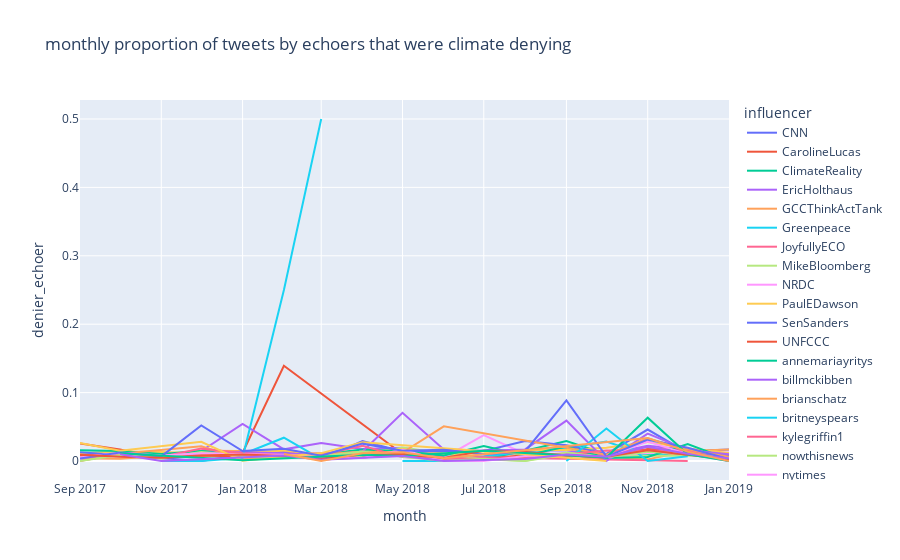

Write notebook code for a chart like this one.
### Code cell
px.line(
    final_df,
    x='month', 
    y='denier_echoer', 
    color='influencer',
    title='monthly proportion of tweets by echoers that were climate denying'
)

### Figure 1 — Plotly figure (JSON) as saved in the notebook; plotly's stock layout.template omitted (floating-point values rounded to 4 significant figures)
{"data": [{"hovertemplate": "influencer=CNN<br>month=%{x}<br>denier_echoer=%{y}<extra></extra>", "legendgroup": "CNN", "line": {"color": "#636efa", "dash": "solid"}, "marker": {"symbol": "circle"}, "mode": "lines", "name": "CNN", "orientation": "v", "showlegend": true, "type": "scatter", "x": ["2017-09-01", "2017-10-01", "2017-11-01", "2017-12-01", "2018-01-01", "2018-02-01", "2018-03-01", "2018-04-01", "2018-05-01", "2018-06-01", "2018-07-01", "2018-08-01", "2018-09-01", "2018-10-01", "2018-11-01", "2018-12-01", "2019-01-01"], "xaxis": "x", "y": [0.006478, 0.01485, 0.005101, 0.01473, 0.009449, 0.01426, 0.004982, 0.007401, 0.01824, 0.004789, 0.006734, 0.0125, 0.008338, 0.004954, 0.01693, 0.01442, 0.01698], "yaxis": "y"}, {"hovertemplate": "influencer=CarolineLucas<br>month=%{x}<br>denier_echoer=%{y}<extra></extra>", "legendgroup": "CarolineLucas", "line": {"color": "#EF553B", "dash": "solid"}, "marker": {"symbol": "circle"}, "mode": "lines", "name": "CarolineLucas", "orientation": "v", "showlegend": true, "type": "scatter", "x": ["2017-09-01", "2017-10-01", "2017-11-01", "2017-12-01", "2018-01-01", "2018-02-01", "2018-05-01", "2018-06-01", "2018-07-01", "2018-08-01", "2018-09-01", "2018-10-01", "2018-11-01", "2018-12-01", "2019-01-01"], "xaxis": "x", "y": [0.02546, 0.01681, 0.004594, 0.008333, 0.012, 0.1392, 0.01015, 0.007841, 0.003618, 0.008244, 0.01084, 0.01002, 0.01732, 0.01675, 0], "yaxis": "y"}, {"hovertemplate": "influencer=ClimateReality<br>month=%{x}<br>denier_echoer=%{y}<extra></extra>", "legendgroup": "ClimateReality", "line": {"color": "#00cc96", "dash": "solid"}, "marker": {"symbol": "circle"}, "mode": "lines", "name": "ClimateReality", "orientation": "v", "showlegend": true, "type": "scatter", "x": ["2017-09-01", "2017-10-01", "2017-11-01", "2017-12-01", "2018-01-01", "2018-02-01", "2018-03-01", "2018-04-01", "2018-05-01", "2018-06-01", "2018-07-01", "2018-08-01", "2018-09-01", "2018-10-01", "2018-11-01", "2018-12-01", "2019-01-01"], "xaxis": "x", "y": [0.007418, 0.01052, 0.005229, 0.009643, 0.01221, 0.009274, 0.0054, 0.005738, 0.01062, 0.007159, 0.003037, 0.01508, 0.0292, 0.009983, 0.008724, 0.0115, 0.007827], "yaxis": "y"}, {"hovertemplate": "influencer=EricHolthaus<br>month=%{x}<br>denier_echoer=%{y}<extra></extra>", "legendgroup": "EricHolthaus", "line": {"color": "#ab63fa", "dash": "solid"}, "marker": {"symbol": "circle"}, "mode": "lines", "name": "EricHolthaus", "orientation": "v", "showlegend": true, "type": "scatter", "x": ["2017-09-01", "2017-10-01", "2017-11-01", "2017-12-01", "2018-01-01", "2018-02-01", "2018-03-01", "2018-04-01", "2018-05-01", "2018-06-01", "2018-07-01", "2018-08-01", "2018-09-01", "2018-10-01", "2018-11-01", "2018-12-01", "2019-01-01"], "xaxis": "x", "y": [0.005744, 0.01304, 0.009126, 0.01447, 0.05412, 0.01702, 0.02639, 0.0174, 0.01932, 0.008494, 0.01536, 0.01531, 0.01543, 0.009892, 0.02244, 0.01657, 0.009126], "yaxis": "y"}, {"hovertemplate": "influencer=GCCThinkActTank<br>month=%{x}<br>denier_echoer=%{y}<extra></extra>", "legendgroup": "GCCThinkActTank", "line": {"color": "#FFA15A", "dash": "solid"}, "marker": {"symbol": "circle"}, "mode": "lines", "name": "GCCThinkActTank", "orientation": "v", "showlegend": true, "type": "scatter", "x": ["2017-09-01", "2017-10-01", "2017-11-01", "2017-12-01", "2018-01-01", "2018-02-01", "2018-03-01", "2018-04-01", "2018-05-01", "2018-06-01", "2018-07-01", "2018-08-01", "2018-09-01", "2018-10-01", "2018-11-01", "2018-12-01", "2019-01-01"], "xaxis": "x", "y": [0.004202, 0.00337, 0.007454, 0.01481, 0.01471, 0.01332, 0.004674, 0.01348, 0.01598, 0.004944, 0.002078, 0.006794, 0.008477, 0.006565, 0.002399, 0.0147, 0.01687], "yaxis": "y"}, {"hovertemplate": "influencer=Greenpeace<br>month=%{x}<br>denier_echoer=%{y}<extra></extra>", "legendgroup": "Greenpeace", "line": {"color": "#19d3f3", "dash": "solid"}, "marker": {"symbol": "circle"}, "mode": "lines", "name": "Greenpeace", "orientation": "v", "showlegend": true, "type": "scatter", "x": ["2017-09-01", "2017-10-01", "2017-11-01", "2017-12-01", "2018-01-01", "2018-02-01", "2018-03-01", "2018-04-01", "2018-05-01", "2018-06-01", "2018-07-01", "2018-08-01", "2018-09-01", "2018-10-01", "2018-11-01", "2018-12-01", "2019-01-01"], "xaxis": "x", "y": [0.01181, 0.01243, 0.006156, 0.01053, 0.009831, 0.03403, 0.002776, 0.009458, 0.009122, 0.007645, 0.006223, 0.01402, 0.01904, 0.02843, 0.007659, 0.01414, 0.009986], "yaxis": "y"}, {"hovertemplate": "influencer=JoyfullyECO<br>month=%{x}<br>denier_echoer=%{y}<extra></extra>", "legendgroup": "JoyfullyECO", "line": {"color": "#FF6692", "dash": "solid"}, "marker": {"symbol": "circle"}, "mode": "lines", "name": "JoyfullyECO", "orientation": "v", "showlegend": true, "type": "scatter", "x": ["2017-09-01", "2017-10-01", "2017-11-01", "2017-12-01", "2018-01-01", "2018-02-01", "2018-03-01", "2018-04-01", "2018-05-01", "2018-12-01"], "xaxis": "x", "y": [0.009605, 0.009528, 0.009, 0.009839, 0.01249, 0.01069, 0.01131, 0.01321, 0.007721, 0], "yaxis": "y"}, {"hovertemplate": "influencer=MikeBloomberg<br>month=%{x}<br>denier_echoer=%{y}<extra></extra>", "legendgroup": "MikeBloomberg", "line": {"color": "#B6E880", "dash": "solid"}, "marker": {"symbol": "circle"}, "mode": "lines", "name": "MikeBloomberg", "orientation": "v", "showlegend": true, "type": "scatter", "x": ["2017-09-01", "2017-10-01", "2017-11-01", "2017-12-01", "2018-01-01", "2018-02-01", "2018-03-01", "2018-04-01", "2018-05-01", "2018-07-01", "2018-08-01", "2018-09-01", "2018-10-01", "2018-12-01", "2019-01-01"], "xaxis": "x", "y": [0.005952, 0.009804, 0.003258, 0.008752, 0.00206, 0.01109, 0.004496, 0.007595, 0.01959, 0.00265, 0, 0.009537, 0.007619, 0.007646, 0.009081], "yaxis": "y"}, {"hovertemplate": "influencer=NRDC<br>month=%{x}<br>denier_echoer=%{y}<extra></extra>", "legendgroup": "NRDC", "line": {"color": "#FF97FF", "dash": "solid"}, "marker": {"symbol": "circle"}, "mode": "lines", "name": "NRDC", "orientation": "v", "showlegend": true, "type": "scatter", "x": ["2017-09-01", "2017-10-01", "2017-11-01", "2017-12-01", "2018-01-01", "2018-02-01", "2018-03-01", "2018-04-01", "2018-05-01", "2018-06-01", "2018-07-01", "2018-08-01", "2018-09-01", "2018-10-01", "2018-11-01", "2018-12-01", "2019-01-01"], "xaxis": "x", "y": [0.007587, 0.01073, 0.004609, 0.01031, 0.01071, 0.008153, 0.00585, 0.009025, 0.01062, 0.004822, 0.038, 0.01024, 0.01046, 0.006231, 0.01217, 0.01212, 0.01228], "yaxis": "y"}, {"hovertemplate": "influencer=PaulEDawson<br>month=%{x}<br>denier_echoer=%{y}<extra></extra>", "legendgroup": "PaulEDawson", "line": {"color": "#FECB52", "dash": "solid"}, "marker": {"symbol": "circle"}, "mode": "lines", "name": "PaulEDawson", "orientation": "v", "showlegend": true, "type": "scatter", "x": ["2017-09-01", "2017-10-01", "2017-11-01", "2017-12-01", "2018-01-01", "2018-02-01", "2018-03-01", "2018-04-01", "2018-05-01", "2018-06-01", "2018-07-01", "2018-08-01", "2018-09-01", "2018-10-01", "2018-11-01", "2018-12-01", "2019-01-01"], "xaxis": "x", "y": [0.01115, 0.01394, 0.01308, 0.01128, 0.0115, 0.01535, 0.008993, 0.01201, 0.01757, 0.01053, 0.01128, 0.01624, 0.01603, 0.01945, 0.02782, 0.01846, 0.01163], "yaxis": "y"}, {"hovertemplate": "influencer=SenSanders<br>month=%{x}<br>denier_echoer=%{y}<extra></extra>", "legendgroup": "SenSanders", "line": {"color": "#636efa", "dash": "solid"}, "marker": {"symbol": "circle"}, "mode": "lines", "name": "SenSanders", "orientation": "v", "showlegend": true, "type": "scatter", "x": ["2017-09-01", "2017-12-01", "2018-01-01", "2018-02-01", "2018-03-01", "2018-04-01", "2018-05-01", "2018-07-01", "2018-08-01", "2018-09-01", "2018-10-01", "2018-11-01", "2018-12-01", "2019-01-01"], "xaxis": "x", "y": [0.01278, 0, 0.0093, 0.01204, 0.003183, 0.02901, 0.01389, 0.01478, 0.02924, 0.02311, 0.01026, 0.046, 0.01187, 0.008008], "yaxis": "y"}, {"hovertemplate": "influencer=UNFCCC<br>month=%{x}<br>denier_echoer=%{y}<extra></extra>", "legendgroup": "UNFCCC", "line": {"color": "#EF553B", "dash": "solid"}, "marker": {"symbol": "circle"}, "mode": "lines", "name": "UNFCCC", "orientation": "v", "showlegend": true, "type": "scatter", "x": ["2017-09-01", "2017-10-01", "2017-11-01", "2017-12-01", "2018-01-01", "2018-02-01", "2018-03-01", "2018-04-01", "2018-05-01", "2018-06-01", "2018-07-01", "2018-08-01", "2018-09-01", "2018-10-01", "2018-11-01", "2018-12-01"], "xaxis": "x", "y": [0.00823, 0.00736, 0.004578, 0.007973, 0.006643, 0.007609, 0.00294, 0.004878, 0.01194, 0, 0.001476, 0.007094, 0.007746, 0.004603, 0.01685, 0.009126], "yaxis": "y"}, {"hovertemplate": "influencer=annemariayritys<br>month=%{x}<br>denier_echoer=%{y}<extra></extra>", "legendgroup": "annemariayritys", "line": {"color": "#00cc96", "dash": "solid"}, "marker": {"symbol": "circle"}, "mode": "lines", "name": "annemariayritys", "orientation": "v", "showlegend": true, "type": "scatter", "x": ["2017-09-01", "2017-10-01", "2017-11-01", "2017-12-01", "2018-01-01", "2018-02-01", "2018-03-01", "2018-04-01", "2018-05-01", "2018-06-01", "2018-07-01", "2018-08-01", "2018-09-01", "2018-10-01", "2018-11-01", "2018-12-01", "2019-01-01"], "xaxis": "x", "y": [0.01587, 0.01469, 0.01015, 0.01463, 0.01145, 0.005302, 0.009896, 0.01674, 0.01411, 0.008213, 0.02176, 0.00811, 0.02126, 0.004368, 0.005916, 0.02462, 0.002063], "yaxis": "y"}, {"hovertemplate": "influencer=billmckibben<br>month=%{x}<br>denier_echoer=%{y}<extra></extra>", "legendgroup": "billmckibben", "line": {"color": "#ab63fa", "dash": "solid"}, "marker": {"symbol": "circle"}, "mode": "lines", "name": "billmckibben", "orientation": "v", "showlegend": true, "type": "scatter", "x": ["2017-09-01", "2017-10-01", "2017-11-01", "2017-12-01", "2018-01-01", "2018-02-01", "2018-03-01", "2018-04-01", "2018-05-01", "2018-06-01", "2018-07-01", "2018-08-01", "2018-09-01", "2018-10-01", "2018-11-01", "2018-12-01", "2019-01-01"], "xaxis": "x", "y": [0.0002941, 0.01046, 0.004935, 0.01198, 0.01262, 0.01146, 0.008439, 0.01389, 0.07052, 0.01692, 0.01484, 0.01697, 0.0591, 0, 0.04003, 0.01587, 0.009829], "yaxis": "y"}, {"hovertemplate": "influencer=brianschatz<br>month=%{x}<br>denier_echoer=%{y}<extra></extra>", "legendgroup": "brianschatz", "line": {"color": "#FFA15A", "dash": "solid"}, "marker": {"symbol": "circle"}, "mode": "lines", "name": "brianschatz", "orientation": "v", "showlegend": true, "type": "scatter", "x": ["2017-09-01", "2017-10-01", "2017-12-01", "2018-01-01", "2018-04-01", "2018-05-01", "2018-06-01", "2018-10-01", "2018-11-01", "2018-12-01", "2019-01-01"], "xaxis": "x", "y": [0, 0.01051, 0.02144, 0.00281, 0.01334, 0.01239, 0.05068, 0.009074, 0.03319, 0.01612, 0.006147], "yaxis": "y"}, {"hovertemplate": "influencer=britneyspears<br>month=%{x}<br>denier_echoer=%{y}<extra></extra>", "legendgroup": "britneyspears", "line": {"color": "#19d3f3", "dash": "solid"}, "marker": {"symbol": "circle"}, "mode": "lines", "name": "britneyspears", "orientation": "v", "showlegend": true, "type": "scatter", "x": ["2017-09-01", "2017-10-01", "2017-11-01", "2017-12-01", "2018-01-01", "2018-02-01", "2018-03-01", "2018-04-01", "2018-05-01", "2018-06-01", "2018-07-01", "2018-08-01", "2018-09-01", "2018-10-01", "2018-11-01", "2018-12-01", "2019-01-01"], "xaxis": "x", "y": [null, null, 0, 0, 0.00463, 0.25, 0.5, null, 0, 0, null, null, 0, 0.04762, 0, 0.006899, null], "yaxis": "y"}, {"hovertemplate": "influencer=kylegriffin1<br>month=%{x}<br>denier_echoer=%{y}<extra></extra>", "legendgroup": "kylegriffin1", "line": {"color": "#FF6692", "dash": "solid"}, "marker": {"symbol": "circle"}, "mode": "lines", "name": "kylegriffin1", "orientation": "v", "showlegend": true, "type": "scatter", "x": ["2017-09-01", "2017-10-01", "2017-11-01", "2017-12-01", "2018-01-01", "2018-02-01", "2018-03-01", "2018-04-01", "2018-05-01", "2018-06-01", "2018-08-01", "2018-09-01", "2018-10-01", "2018-12-01", "2019-01-01"], "xaxis": "x", "y": [0.004318, 0.0105, 0.006105, 0.01839, 0.01127, 0.008862, 0.009048, 0.02239, 0.005662, 0.002824, 0.004213, 0.009615, 0.01543, 0.01474, 0], "yaxis": "y"}, {"hovertemplate": "influencer=nowthisnews<br>month=%{x}<br>denier_echoer=%{y}<extra></extra>", "legendgroup": "nowthisnews", "line": {"color": "#B6E880", "dash": "solid"}, "marker": {"symbol": "circle"}, "mode": "lines", "name": "nowthisnews", "orientation": "v", "showlegend": true, "type": "scatter", "x": ["2017-09-01", "2017-10-01", "2017-11-01", "2017-12-01", "2018-01-01", "2018-02-01", "2018-03-01", "2018-04-01", "2018-05-01", "2018-06-01", "2018-07-01", "2018-08-01", "2018-09-01", "2018-10-01", "2018-11-01", "2018-12-01", "2019-01-01"], "xaxis": "x", "y": [0, 0.008586, 0.004335, 0.01324, 0.007421, 0.004813, 0.007131, 0.01395, 0.006023, 0, 0.003247, 0, 0.01232, 0.005553, 0.01343, 0.01061, 0.003565], "yaxis": "y"}, {"hovertemplate": "influencer=nytimes<br>month=%{x}<br>denier_echoer=%{y}<extra></extra>", "legendgroup": "nytimes", "line": {"color": "#FF97FF", "dash": "solid"}, "marker": {"symbol": "circle"}, "mode": "lines", "name": "nytimes", "orientation": "v", "showlegend": true, "type": "scatter", "x": ["2017-09-01", "2017-10-01", "2017-11-01", "2017-12-01", "2018-01-01", "2018-02-01", "2018-03-01", "2018-04-01", "2018-05-01", "2018-06-01", "2018-07-01", "2018-08-01", "2018-09-01", "2018-10-01", "2018-11-01", "2018-12-01", "2019-01-01"], "xaxis": "x", "y": [0.005051, 0.01193, 0.008022, 0.01133, 0.00979, 0.00901, 0.005108, 0.00443, 0.01634, 0, 0, 0.007272, 0.008598, 0.006187, 0.02838, 0.01008, 0], "yaxis": "y"}, {"hovertemplate": "influencer=tedlieu<br>month=%{x}<br>denier_echoer=%{y}<extra></extra>", "legendgroup": "tedlieu", "line": {"color": "#FECB52", "dash": "solid"}, "marker": {"symbol": "circle"}, "mode": "lines", "name": "tedlieu", "orientation": "v", "showlegend": true, "type": "scatter", "x": ["2017-09-01", "2017-10-01", "2017-12-01", "2018-01-01", "2018-03-01", "2018-04-01", "2018-08-01", "2018-10-01", "2018-11-01", "2018-12-01"], "xaxis": "x", "y": [0.0263, 0.0149, 0.02795, 0.0005165, 0.01151, 0.02733, 0.01005, 0, null, 0.01758], "yaxis": "y"}, {"hovertemplate": "influencer=thehill<br>month=%{x}<br>denier_echoer=%{y}<extra></extra>", "legendgroup": "thehill", "line": {"color": "#636efa", "dash": "solid"}, "marker": {"symbol": "circle"}, "mode": "lines", "name": "thehill", "orientation": "v", "showlegend": true, "type": "scatter", "x": ["2017-09-01", "2017-10-01", "2017-11-01", "2017-12-01", "2018-01-01", "2018-02-01", "2018-03-01", "2018-04-01", "2018-05-01", "2018-06-01", "2018-07-01", "2018-08-01", "2018-09-01", "2018-10-01", "2018-11-01", "2018-12-01", "2019-01-01"], "xaxis": "x", "y": [0.00368, 0.01259, 0.006773, 0.05187, 0.01453, 0.01773, 0.007564, 0.02537, 0.01503, 0.0164, 0.009781, 0.01401, 0.08849, 0.006387, 0.0312, 0.01925, 0.002781], "yaxis": "y"}, {"hovertemplate": "influencer=wef<br>month=%{x}<br>denier_echoer=%{y}<extra></extra>", "legendgroup": "wef", "line": {"color": "#EF553B", "dash": "solid"}, "marker": {"symbol": "circle"}, "mode": "lines", "name": "wef", "orientation": "v", "showlegend": true, "type": "scatter", "x": ["2017-09-01", "2017-10-01", "2017-11-01", "2017-12-01", "2018-01-01", "2018-02-01", "2018-03-01", "2018-04-01", "2018-05-01", "2018-06-01", "2018-07-01", "2018-08-01", "2018-09-01", "2018-10-01", "2018-11-01", "2018-12-01", "2019-01-01"], "xaxis": "x", "y": [0.00916, 0.006263, 0.004792, 0.007907, 0.009322, 0.007322, 0.003682, 0.009151, 0.009732, 0.004549, 0.01496, 0.01326, 0.008502, 0.006038, 0.01562, 0.008578, 0.002262], "yaxis": "y"}, {"hovertemplate": "influencer=DanRather<br>month=%{x}<br>denier_echoer=%{y}<extra></extra>", "legendgroup": "DanRather", "line": {"color": "#00cc96", "dash": "solid"}, "marker": {"symbol": "circle"}, "mode": "lines", "name": "DanRather", "orientation": "v", "showlegend": true, "type": "scatter", "x": ["2017-10-01", "2018-01-01", "2018-04-01", "2018-05-01", "2018-07-01", "2018-10-01", "2018-11-01", "2018-12-01", "2019-01-01"], "xaxis": "x", "y": [0.01137, 0.001001, 0.0091, 0.007355, 0.01507, 0.00516, 0.06332, 0.009763, 0], "yaxis": "y"}, {"hovertemplate": "influencer=KamalaHarris<br>month=%{x}<br>denier_echoer=%{y}<extra></extra>", "legendgroup": "KamalaHarris", "line": {"color": "#ab63fa", "dash": "solid"}, "marker": {"symbol": "circle"}, "mode": "lines", "name": "KamalaHarris", "orientation": "v", "showlegend": true, "type": "scatter", "x": ["2017-10-01", "2017-11-01", "2018-02-01", "2018-03-01", "2018-05-01", "2018-06-01", "2018-08-01", "2018-09-01", "2018-10-01", "2018-11-01", "2018-12-01", "2019-01-01"], "xaxis": "x", "y": [0.009819, 0, 0.007997, 0.001837, 0.007199, 0, 0.002771, 0.009564, 0.006196, 0.02075, 0.01062, 0.003619], "yaxis": "y"}, {"hovertemplate": "influencer=joekennedy<br>month=%{x}<br>denier_echoer=%{y}<extra></extra>", "legendgroup": "joekennedy", "line": {"color": "#FFA15A", "dash": "solid"}, "marker": {"symbol": "circle"}, "mode": "lines", "name": "joekennedy", "orientation": "v", "showlegend": true, "type": "scatter", "x": ["2018-02-01", "2018-03-01", "2018-04-01", "2018-05-01", "2018-06-01", "2018-11-01", "2018-12-01", "2019-01-01"], "xaxis": "x", "y": [0.01039, 0, 0.01125, 0.01273, 0.004122, 0.03365, 0.01371, 0], "yaxis": "y"}], "layout": {"legend": {"title": {"text": "influencer"}, "tracegroupgap": 0}, "title": {"text": "monthly proportion of tweets by echoers that were climate denying"}, "xaxis": {"anchor": "y", "domain": [0, 1], "title": {"text": "month"}}, "yaxis": {"anchor": "x", "domain": [0, 1], "title": {"text": "denier_echoer"}}}}
